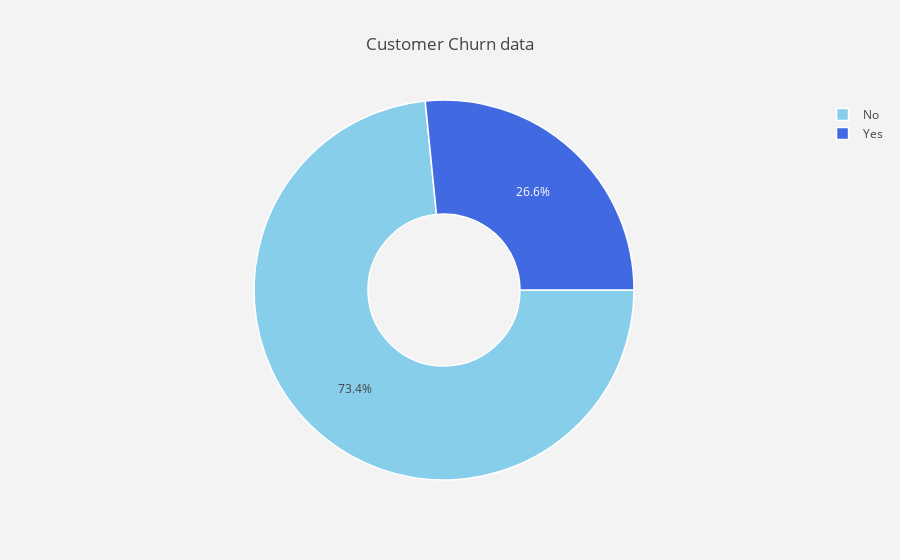

Source (notebook cell):
### Markdown cell above
### 3.1 Customer attrition

### Code cell
#labels
labels = telecom['Churn'].value_counts().keys().tolist()
#values
values = telecom['Churn'].value_counts().values.tolist()

trace = go.Pie(labels = labels,
               values = values,
               marker=dict(colors=['skyblue','royalblue'], 
                           line=dict(color='white', width=1.5)),
               rotation = 90,
               hoverinfo = "label+value+text",
               hole = 0.4
              )

layout = go.Layout(dict(title = "Customer Churn data",
                        paper_bgcolor = "rgb(243,243,243)"))

data = [trace]
figure = go.Figure(data = data, layout = layout)
py.iplot(figure)

### Figure 1 — Plotly figure (JSON) as saved in the notebook; plotly's stock layout.template omitted (floating-point values rounded to 4 significant figures)
{"data": [{"hole": 0.4, "hoverinfo": "label+value+text", "labels": ["No", "Yes"], "marker": {"colors": ["skyblue", "royalblue"], "line": {"color": "white", "width": 1.5}}, "rotation": 90, "type": "pie", "uid": "c4292431-f34f-40a8-85d6-52f86ea5c09d", "values": [5163, 1869]}], "layout": {"paper_bgcolor": "rgb(243,243,243)", "title": {"text": "Customer Churn data"}}}
